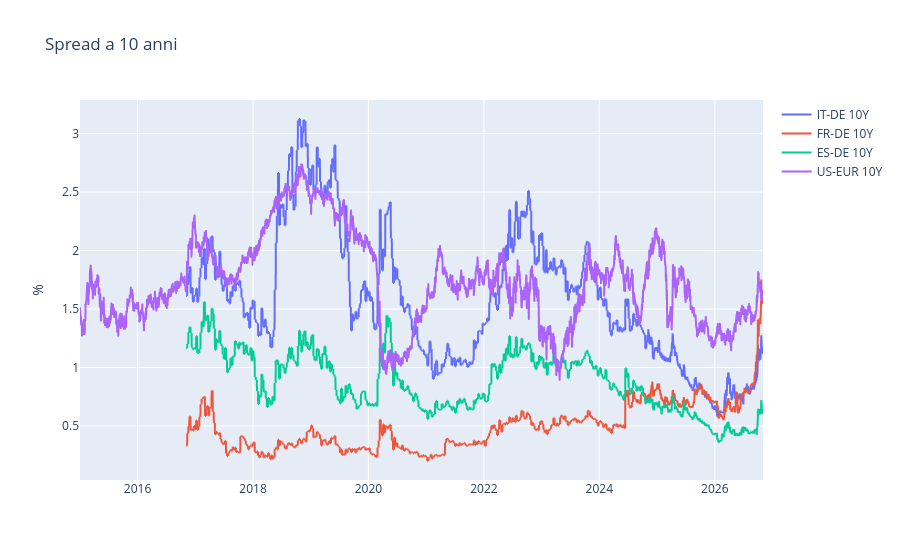

Notebook source saved alongside this figure:
### Markdown cell above
## Spread verso il Bund e USA - area euro

### Code cell
linee(["IT-DE 10Y", "FR-DE 10Y", "ES-DE 10Y", "US-EUR 10Y"], "Spread a 10 anni")

### Figure 1 — Plotly figure (JSON) as saved in the notebook; plotly's stock layout.template omitted (floating-point values rounded to 4 significant figures; data arrays with more than 128 entries replaced by an {"elided": "..."} marker saying what was removed)
{"data": [{"hovertemplate": "=%{x}<br>%=%{y}<extra></extra>", "legendgroup": "IT-DE 10Y", "line": {"color": "#636efa", "dash": "solid"}, "marker": {"symbol": "circle"}, "mode": "lines", "name": "IT-DE 10Y", "showlegend": true, "type": "scattergl", "x": {"elided": "2965 str values"}, "xaxis": "x", "y": {"elided": "2965 float values"}, "yaxis": "y"}, {"hovertemplate": "=%{x}<br>%=%{y}<extra></extra>", "legendgroup": "FR-DE 10Y", "line": {"color": "#EF553B", "dash": "solid"}, "marker": {"symbol": "circle"}, "mode": "lines", "name": "FR-DE 10Y", "showlegend": true, "type": "scattergl", "x": {"elided": "2965 str values"}, "xaxis": "x", "y": {"elided": "2965 float values"}, "yaxis": "y"}, {"hovertemplate": "=%{x}<br>%=%{y}<extra></extra>", "legendgroup": "ES-DE 10Y", "line": {"color": "#00cc96", "dash": "solid"}, "marker": {"symbol": "circle"}, "mode": "lines", "name": "ES-DE 10Y", "showlegend": true, "type": "scattergl", "x": {"elided": "2965 str values"}, "xaxis": "x", "y": {"elided": "2965 float values"}, "yaxis": "y"}, {"hovertemplate": "=%{x}<br>%=%{y}<extra></extra>", "legendgroup": "US-EUR 10Y", "line": {"color": "#ab63fa", "dash": "solid"}, "marker": {"symbol": "circle"}, "mode": "lines", "name": "US-EUR 10Y", "showlegend": true, "type": "scattergl", "x": {"elided": "2965 str values"}, "xaxis": "x", "y": {"elided": "2965 float values"}, "yaxis": "y"}], "layout": {"legend": {"title": {"text": ""}, "tracegroupgap": 0}, "title": {"text": "Spread a 10 anni"}, "xaxis": {"anchor": "y", "domain": [0.0, 1.0], "title": {"text": ""}}, "yaxis": {"anchor": "x", "domain": [0.0, 1.0], "title": {"text": "%"}}}}
